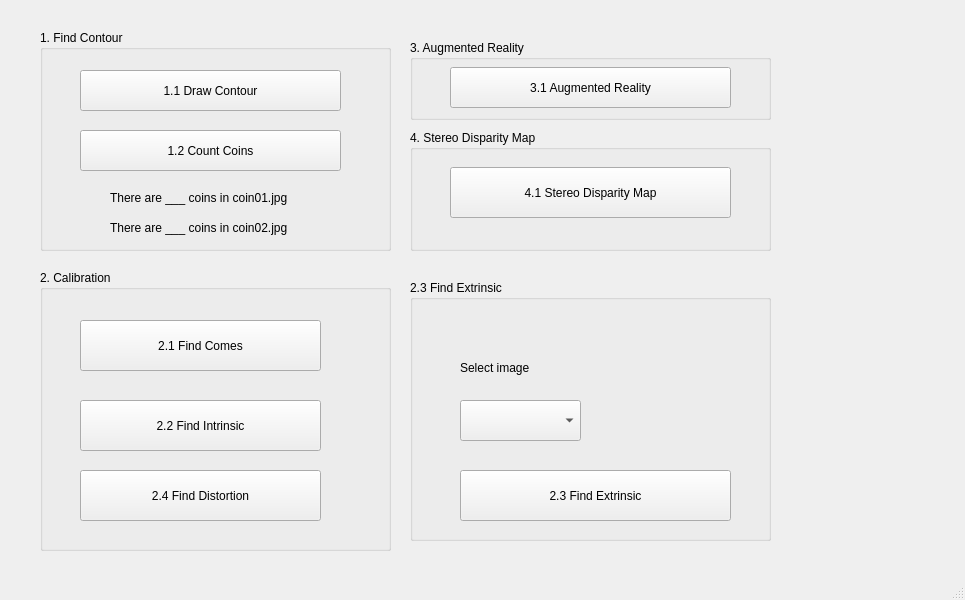
<?xml version="1.0" encoding="UTF-8"?>
<ui version="4.0">
 <class>MainWindow</class>
 <widget class="QMainWindow" name="MainWindow">
  <property name="geometry">
   <rect>
    <x>0</x>
    <y>0</y>
    <width>965</width>
    <height>600</height>
   </rect>
  </property>
  <property name="windowTitle">
   <string>MainWindow</string>
  </property>
  <widget class="QWidget" name="centralwidget">
   <widget class="QGroupBox" name="groupBox">
    <property name="geometry">
     <rect>
      <x>40</x>
      <y>30</y>
      <width>351</width>
      <height>221</height>
     </rect>
    </property>
    <property name="title">
     <string>1. Find Contour</string>
    </property>
    <widget class="QPushButton" name="pushButton_11">
     <property name="geometry">
      <rect>
       <x>40</x>
       <y>40</y>
       <width>261</width>
       <height>41</height>
      </rect>
     </property>
     <property name="text">
      <string>1.1 Draw Contour</string>
     </property>
    </widget>
    <widget class="QPushButton" name="pushButton_12">
     <property name="geometry">
      <rect>
       <x>40</x>
       <y>100</y>
       <width>261</width>
       <height>41</height>
      </rect>
     </property>
     <property name="text">
      <string>1.2 Count Coins</string>
     </property>
    </widget>
    <widget class="QLabel" name="label_coin1">
     <property name="geometry">
      <rect>
       <x>70</x>
       <y>160</y>
       <width>211</width>
       <height>16</height>
      </rect>
     </property>
     <property name="text">
      <string>There are ___ coins in coin01.jpg</string>
     </property>
    </widget>
    <widget class="QLabel" name="label_coin2">
     <property name="geometry">
      <rect>
       <x>70</x>
       <y>190</y>
       <width>211</width>
       <height>16</height>
      </rect>
     </property>
     <property name="text">
      <string>There are ___ coins in coin02.jpg</string>
     </property>
    </widget>
   </widget>
   <widget class="QGroupBox" name="groupBox_2">
    <property name="geometry">
     <rect>
      <x>40</x>
      <y>270</y>
      <width>351</width>
      <height>281</height>
     </rect>
    </property>
    <property name="title">
     <string>2. Calibration</string>
    </property>
    <widget class="QPushButton" name="pushButton_21">
     <property name="geometry">
      <rect>
       <x>40</x>
       <y>50</y>
       <width>241</width>
       <height>51</height>
      </rect>
     </property>
     <property name="text">
      <string>2.1 Find Comes</string>
     </property>
    </widget>
    <widget class="QPushButton" name="pushButton_22">
     <property name="geometry">
      <rect>
       <x>40</x>
       <y>130</y>
       <width>241</width>
       <height>51</height>
      </rect>
     </property>
     <property name="text">
      <string>2.2 Find Intrinsic</string>
     </property>
    </widget>
    <widget class="QPushButton" name="pushButton_24">
     <property name="geometry">
      <rect>
       <x>40</x>
       <y>200</y>
       <width>241</width>
       <height>51</height>
      </rect>
     </property>
     <property name="text">
      <string>2.4 Find Distortion</string>
     </property>
    </widget>
   </widget>
   <widget class="QGroupBox" name="groupBox_3">
    <property name="geometry">
     <rect>
      <x>410</x>
      <y>40</y>
      <width>361</width>
      <height>80</height>
     </rect>
    </property>
    <property name="title">
     <string>3. Augmented Reality</string>
    </property>
    <widget class="QPushButton" name="pushButton_31">
     <property name="geometry">
      <rect>
       <x>40</x>
       <y>27</y>
       <width>281</width>
       <height>41</height>
      </rect>
     </property>
     <property name="text">
      <string>3.1 Augmented Reality</string>
     </property>
    </widget>
   </widget>
   <widget class="QGroupBox" name="groupBox_4">
    <property name="geometry">
     <rect>
      <x>410</x>
      <y>130</y>
      <width>361</width>
      <height>121</height>
     </rect>
    </property>
    <property name="title">
     <string>4. Stereo Disparity Map</string>
    </property>
    <widget class="QPushButton" name="pushButton_41">
     <property name="geometry">
      <rect>
       <x>40</x>
       <y>37</y>
       <width>281</width>
       <height>51</height>
      </rect>
     </property>
     <property name="text">
      <string>4.1 Stereo Disparity Map</string>
     </property>
    </widget>
   </widget>
   <widget class="QGroupBox" name="groupBox_5">
    <property name="geometry">
     <rect>
      <x>410</x>
      <y>280</y>
      <width>361</width>
      <height>261</height>
     </rect>
    </property>
    <property name="title">
     <string>2.3 Find Extrinsic </string>
    </property>
    <widget class="QLabel" name="label_3">
     <property name="geometry">
      <rect>
       <x>50</x>
       <y>80</y>
       <width>91</width>
       <height>16</height>
      </rect>
     </property>
     <property name="text">
      <string>Select image</string>
     </property>
    </widget>
    <widget class="QPushButton" name="pushButton_23">
     <property name="geometry">
      <rect>
       <x>50</x>
       <y>190</y>
       <width>271</width>
       <height>51</height>
      </rect>
     </property>
     <property name="text">
      <string>2.3 Find Extrinsic</string>
     </property>
    </widget>
    <widget class="QComboBox" name="comboBox">
     <property name="geometry">
      <rect>
       <x>50</x>
       <y>120</y>
       <width>121</width>
       <height>41</height>
      </rect>
     </property>
    </widget>
   </widget>
  </widget>
  <widget class="QMenuBar" name="menubar">
   <property name="geometry">
    <rect>
     <x>0</x>
     <y>0</y>
     <width>965</width>
     <height>25</height>
    </rect>
   </property>
  </widget>
  <widget class="QStatusBar" name="statusbar"/>
 </widget>
 <resources/>
 <connections/>
</ui>
